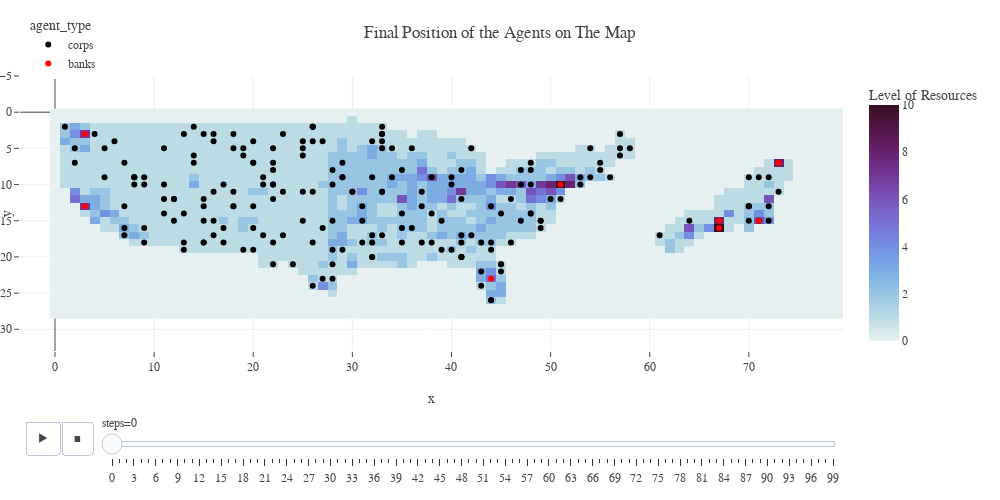

The notebook cell this image was saved under:
### Code cell
def plot_agent_movement(model, agent_position_df):

    temp = dict(layout=go.Layout(font=dict(family="Franklin Gothic", size = 12)))
    map_a = model.static_map.currencyA_map_init
    map_b = model.static_map.currencyB_map_init
    world_map = map_a + map_b


    fig = px.scatter(agent_position_df, 
                    x = "x", 
                    y = "y", 
                    animation_frame = "steps", 
                    animation_group = "agent_id", 
                    color = "agent_type", 
                    color_discrete_sequence = ["black", "red", "green"],
                    hover_name = "agent_type")

    fig.add_heatmap(z = world_map, 
                    colorscale='dense', 
                    colorbar=dict(title='Level of Resources'))

    fig.update_yaxes(range = [agent_position_df['y'].max() + 5, agent_position_df['y'].min() - 5])

    fig.update_layout(template = temp,
                    title_text = 'Final Position of the Agents on The Map',
                    hovermode = 'closest', 
                    margin = dict(l = 20, r = 20, t = 50, b = 20),
                    height = 500, 
                    width = 1000, 
                    showlegend = True, 
                    legend = dict(yanchor = "bottom", 
                                    y = 0.99,
                                    xanchor = "left",
                                    x = 0.01))
    return fig


plot_agent_movement(model, agent_position_df)

### Figure 1 — Plotly figure (JSON) as saved in the notebook; plotly's stock layout.template omitted (floating-point values rounded to 4 significant figures; data arrays with more than 128 entries replaced by an {"elided": "..."} marker saying what was removed)
{"data": [{"hovertemplate": "<b>%{hovertext}</b><br><br>agent_type=corps<br>steps=0<br>x=%{x}<br>y=%{y}<extra></extra>", "hovertext": {"elided": "200 str values"}, "ids": {"elided": "200 int values"}, "legendgroup": "corps", "marker": {"color": "black", "symbol": "circle"}, "mode": "markers", "name": "corps", "orientation": "v", "showlegend": true, "type": "scatter", "x": {"elided": "200 int values"}, "xaxis": "x", "y": {"elided": "200 int values"}, "yaxis": "y"}, {"hovertemplate": "<b>%{hovertext}</b><br><br>agent_type=banks<br>steps=0<br>x=%{x}<br>y=%{y}<extra></extra>", "hovertext": ["banks", "banks", "banks", "banks", "banks", "banks", "banks", "banks"], "ids": [4842, 4843, 4844, 4845, 4846, 4847, 4848, 4849], "legendgroup": "banks", "marker": {"color": "red", "symbol": "circle"}, "mode": "markers", "name": "banks", "orientation": "v", "showlegend": true, "type": "scatter", "x": [3, 3, 51, 44, 67, 71, 67, 73], "xaxis": "x", "y": [13, 3, 10, 23, 16, 15, 15, 7], "yaxis": "y"}, {"colorbar": {"title": {"text": "Level of Resources"}}, "colorscale": [[0, "rgb(230, 240, 240)"], [0.09091, "rgb(191, 221, 229)"], [0.1818, "rgb(156, 201, 226)"], [0.2727, "rgb(129, 180, 227)"], [0.3636, "rgb(115, 154, 228)"], [0.4545, "rgb(117, 127, 221)"], [0.5455, "rgb(120, 100, 202)"], [0.6364, "rgb(119, 74, 175)"], [0.7273, "rgb(113, 50, 141)"], [0.8182, "rgb(100, 31, 104)"], [0.9091, "rgb(80, 20, 66)"], [1, "rgb(54, 14, 36)"]], "type": "heatmap", "z": {"elided": "29x80 int values"}}], "layout": {"height": 500, "hovermode": "closest", "legend": {"title": {"text": "agent_type"}, "tracegroupgap": 0, "x": 0.01, "xanchor": "left", "y": 0.99, "yanchor": "bottom"}, "margin": {"b": 20, "l": 20, "r": 20, "t": 50}, "showlegend": true, "sliders": [{"active": 0, "currentvalue": {"prefix": "steps="}, "len": 0.9, "pad": {"b": 10, "t": 60}, "steps": [{"args": [["0"], {"frame": {"duration": 0, "redraw": false}, "fromcurrent": true, "mode": "immediate", "transition": {"duration": 0, "easing": "linear"}}], "label": "0", "method": "animate"}, {"args": [["1"], {"frame": {"duration": 0, "redraw": false}, "fromcurrent": true, "mode": "immediate", "transition": {"duration": 0, "easing": "linear"}}], "label": "1", "method": "animate"}, {"args": [["2"], {"frame": {"duration": 0, "redraw": false}, "fromcurrent": true, "mode": "immediate", "transition": {"duration": 0, "easing": "linear"}}], "label": "2", "method": "animate"}, {"args": [["3"], {"frame": {"duration": 0, "redraw": false}, "fromcurrent": true, "mode": "immediate", "transition": {"duration": 0, "easing": "linear"}}], "label": "3", "method": "animate"}, {"args": [["4"], {"frame": {"duration": 0, "redraw": false}, "fromcurrent": true, "mode": "immediate", "transition": {"duration": 0, "easing": "linear"}}], "label": "4", "method": "animate"}, {"args": [["5"], {"frame": {"duration": 0, "redraw": false}, "fromcurrent": true, "mode": "immediate", "transition": {"duration": 0, "easing": "linear"}}], "label": "5", "method": "animate"}, {"args": [["6"], {"frame": {"duration": 0, "redraw": false}, "fromcurrent": true, "mode": "immediate", "transition": {"duration": 0, "easing": "linear"}}], "label": "6", "method": "animate"}, {"args": [["7"], {"frame": {"duration": 0, "redraw": false}, "fromcurrent": true, "mode": "immediate", "transition": {"duration": 0, "easing": "linear"}}], "label": "7", "method": "animate"}, {"args": [["8"], {"frame": {"duration": 0, "redraw": false}, "fromcurrent": true, "mode": "immediate", "transition": {"duration": 0, "easing": "linear"}}], "label": "8", "method": "animate"}, {"args": [["9"], {"frame": {"duration": 0, "redraw": false}, "fromcurrent": true, "mode": "immediate", "transition": {"duration": 0, "easing": "linear"}}], "label": "9", "method": "animate"}, {"args": [["10"], {"frame": {"duration": 0, "redraw": false}, "fromcurrent": true, "mode": "immediate", "transition": {"duration": 0, "easing": "linear"}}], "label": "10", "method": "animate"}, {"args": [["11"], {"frame": {"duration": 0, "redraw": false}, "fromcurrent": true, "mode": "immediate", "transition": {"duration": 0, "easing": "linear"}}], "label": "11", "method": "animate"}, {"args": [["12"], {"frame": {"duration": 0, "redraw": false}, "fromcurrent": true, "mode": "immediate", "transition": {"duration": 0, "easing": "linear"}}], "label": "12", "method": "animate"}, {"args": [["13"], {"frame": {"duration": 0, "redraw": false}, "fromcurrent": true, "mode": "immediate", "transition": {"duration": 0, "easing": "linear"}}], "label": "13", "method": "animate"}, {"args": [["14"], {"frame": {"duration": 0, "redraw": false}, "fromcurrent": true, "mode": "immediate", "transition": {"duration": 0, "easing": "linear"}}], "label": "14", "method": "animate"}, {"args": [["15"], {"frame": {"duration": 0, "redraw": false}, "fromcurrent": true, "mode": "immediate", "transition": {"duration": 0, "easing": "linear"}}], "label": "15", "method": "animate"}, {"args": [["16"], {"frame": {"duration": 0, "redraw": false}, "fromcurrent": true, "mode": "immediate", "transition": {"duration": 0, "easing": "linear"}}], "label": "16", "method": "animate"}, {"args": [["17"], {"frame": {"duration": 0, "redraw": false}, "fromcurrent": true, "mode": "immediate", "transition": {"duration": 0, "easing": "linear"}}], "label": "17", "method": "animate"}, {"args": [["18"], {"frame": {"duration": 0, "redraw": false}, "fromcurrent": true, "mode": "immediate", "transition": {"duration": 0, "easing": "linear"}}], "label": "18", "method": "animate"}, {"args": [["19"], {"frame": {"duration": 0, "redraw": false}, "fromcurrent": true, "mode": "immediate", "transition": {"duration": 0, "easing": "linear"}}], "label": "19", "method": "animate"}, {"args": [["20"], {"frame": {"duration": 0, "redraw": false}, "fromcurrent": true, "mode": "immediate", "transition": {"duration": 0, "easing": "linear"}}], "label": "20", "method": "animate"}, {"args": [["21"], {"frame": {"duration": 0, "redraw": false}, "fromcurrent": true, "mode": "immediate", "transition": {"duration": 0, "easing": "linear"}}], "label": "21", "method": "animate"}, {"args": [["22"], {"frame": {"duration": 0, "redraw": false}, "fromcurrent": true, "mode": "immediate", "transition": {"duration": 0, "easing": "linear"}}], "label": "22", "method": "animate"}, {"args": [["23"], {"frame": {"duration": 0, "redraw": false}, "fromcurrent": true, "mode": "immediate", "transition": {"duration": 0, "easing": "linear"}}], "label": "23", "method": "animate"}, {"args": [["24"], {"frame": {"duration": 0, "redraw": false}, "fromcurrent": true, "mode": "immediate", "transition": {"duration": 0, "easing": "linear"}}], "label": "24", "method": "animate"}, {"args": [["25"], {"frame": {"duration": 0, "redraw": false}, "fromcurrent": true, "mode": "immediate", "transition": {"duration": 0, "easing": "linear"}}], "label": "25", "method": "animate"}, {"args": [["26"], {"frame": {"duration": 0, "redraw": false}, "fromcurrent": true, "mode": "immediate", "transition": {"duration": 0, "easing": "linear"}}], "label": "26", "method": "animate"}, {"args": [["27"], {"frame": {"duration": 0, "redraw": false}, "fromcurrent": true, "mode": "immediate", "transition": {"duration": 0, "easing": "linear"}}], "label": "27", "method": "animate"}, {"args": [["28"], {"frame": {"duration": 0, "redraw": false}, "fromcurrent": true, "mode": "immediate", "transition": {"duration": 0, "easing": "linear"}}], "label": "28", "method": "animate"}, {"args": [["29"], {"frame": {"duration": 0, "redraw": false}, "fromcurrent": true, "mode": "immediate", "transition": {"duration": 0, "easing": "linear"}}], "label": "29", "method": "animate"}, {"args": [["30"], {"frame": {"duration": 0, "redraw": false}, "fromcurrent": true, "mode": "immediate", "transition": {"duration": 0, "easing": "linear"}}], "label": "30", "method": "animate"}, {"args": [["31"], {"frame": {"duration": 0, "redraw": false}, "fromcurrent": true, "mode": "immediate", "transition": {"duration": 0, "easing": "linear"}}], "label": "31", "method": "animate"}, {"args": [["32"], {"frame": {"duration": 0, "redraw": false}, "fromcurrent": true, "mode": "immediate", "transition": {"duration": 0, "easing": "linear"}}], "label": "32", "method": "animate"}, {"args": [["33"], {"frame": {"duration": 0, "redraw": false}, "fromcurrent": true, "mode": "immediate", "transition": {"duration": 0, "easing": "linear"}}], "label": "33", "method": "animate"}, {"args": [["34"], {"frame": {"duration": 0, "redraw": false}, "fromcurrent": true, "mode": "immediate", "transition": {"duration": 0, "easing": "linear"}}], "label": "34", "method": "animate"}, {"args": [["35"], {"frame": {"duration": 0, "redraw": false}, "fromcurrent": true, "mode": "immediate", "transition": {"duration": 0, "easing": "linear"}}], "label": "35", "method": "animate"}, {"args": [["36"], {"frame": {"duration": 0, "redraw": false}, "fromcurrent": true, "mode": "immediate", "transition": {"duration": 0, "easing": "linear"}}], "label": "36", "method": "animate"}, {"args": [["37"], {"frame": {"duration": 0, "redraw": false}, "fromcurrent": true, "mode": "immediate", "transition": {"duration": 0, "easing": "linear"}}], "label": "37", "method": "animate"}, {"args": [["38"], {"frame": {"duration": 0, "redraw": false}, "fromcurrent": true, "mode": "immediate", "transition": {"duration": 0, "easing": "linear"}}], "label": "38", "method": "animate"}, {"args": [["39"], {"frame": {"duration": 0, "redraw": false}, "fromcurrent": true, "mode": "immediate", "transition": {"duration": 0, "easing": "linear"}}], "label": "39", "method": "animate"}, {"args": [["40"], {"frame": {"duration": 0, "redraw": false}, "fromcurrent": true, "mode": "immediate", "transition": {"duration": 0, "easing": "linear"}}], "label": "40", "method": "animate"}, {"args": [["41"], {"frame": {"duration": 0, "redraw": false}, "fromcurrent": true, "mode": "immediate", "transition": {"duration": 0, "easing": "linear"}}], "label": "41", "method": "animate"}, {"args": [["42"], {"frame": {"duration": 0, "redraw": false}, "fromcurrent": true, "mode": "immediate", "transition": {"duration": 0, "easing": "linear"}}], "label": "42", "method": "animate"}, {"args": [["43"], {"frame": {"duration": 0, "redraw": false}, "fromcurrent": true, "mode": "immediate", "transition": {"duration": 0, "easing": "linear"}}], "label": "43", "method": "animate"}, {"args": [["44"], {"frame": {"duration": 0, "redraw": false}, "fromcurrent": true, "mode": "immediate", "transition": {"duration": 0, "easing": "linear"}}], "label": "44", "method": "animate"}, {"args": [["45"], {"frame": {"duration": 0, "redraw": false}, "fromcurrent": true, "mode": "immediate", "transition": {"duration": 0, "easing": "linear"}}], "label": "45", "method": "animate"}, {"args": [["46"], {"frame": {"duration": 0, "redraw": false}, "fromcurrent": true, "mode": "immediate", "transition": {"duration": 0, "easing": "linear"}}], "label": "46", "method": "animate"}, {"args": [["47"], {"frame": {"duration": 0, "redraw": false}, "fromcurrent": true, "mode": "immediate", "transition": {"duration": 0, "easing": "linear"}}], "label": "47", "method": "animate"}, {"args": [["48"], {"frame": {"duration": 0, "redraw": false}, "fromcurrent": true, "mode": "immediate", "transition": {"duration": 0, "easing": "linear"}}], "label": "48", "method": "animate"}, {"args": [["49"], {"frame": {"duration": 0, "redraw": false}, "fromcurrent": true, "mode": "immediate", "transition": {"duration": 0, "easing": "linear"}}], "label": "49", "method": "animate"}, {"args": [["50"], {"frame": {"duration": 0, "redraw": false}, "fromcurrent": true, "mode": "immediate", "transition": {"duration": 0, "easing": "linear"}}], "label": "50", "method": "animate"}, {"args": [["51"], {"frame": {"duration": 0, "redraw": false}, "fromcurrent": true, "mode": "immediate", "transition": {"duration": 0, "easing": "linear"}}], "label": "51", "method": "animate"}, {"args": [["52"], {"frame": {"duration": 0, "redraw": false}, "fromcurrent": true, "mode": "immediate", "transition": {"duration": 0, "easing": "linear"}}], "label": "52", "method": "animate"}, {"args": [["53"], {"frame": {"duration": 0, "redraw": false}, "fromcurrent": true, "mode": "immediate", "transition": {"duration": 0, "easing": "linear"}}], "label": "53", "method": "animate"}, {"args": [["54"], {"frame": {"duration": 0, "redraw": false}, "fromcurrent": true, "mode": "immediate", "transition": {"duration": 0, "easing": "linear"}}], "label": "54", "method": "animate"}, {"args": [["55"], {"frame": {"duration": 0, "redraw": false}, "fromcurrent": true, "mode": "immediate", "transition": {"duration": 0, "easing": "linear"}}], "label": "55", "method": "animate"}, {"args": [["56"], {"frame": {"duration": 0, "redraw": false}, "fromcurrent": true, "mode": "immediate", "transition": {"duration": 0, "easing": "linear"}}], "label": "56", "method": "animate"}, {"args": [["57"], {"frame": {"duration": 0, "redraw": false}, "fromcurrent": true, "mode": "immediate", "transition": {"duration": 0, "easing": "linear"}}], "label": "57", "method": "animate"}, {"args": [["58"], {"frame": {"duration": 0, "redraw": false}, "fromcurrent": true, "mode": "immediate", "transition": {"duration": 0, "easing": "linear"}}], "label": "58", "method": "animate"}, {"args": [["59"], {"frame": {"duration": 0, "redraw": false}, "fromcurrent": true, "mode": "immediate", "transition": {"duration": 0, "easing": "linear"}}], "label": "59", "method": "animate"}, {"args": [["60"], {"frame": {"duration": 0, "redraw": false}, "fromcurrent": true, "mode": "immediate", "transition": {"duration": 0, "easing": "linear"}}], "label": "60", "method": "animate"}, {"args": [["61"], {"frame": {"duration": 0, "redraw": false}, "fromcurrent": true, "mode": "immediate", "transition": {"duration": 0, "easing": "linear"}}], "label": "61", "method": "animate"}, {"args": [["62"], {"frame": {"duration": 0, "redraw": false}, "fromcurrent": true, "mode": "immediate", "transition": {"duration": 0, "easing": "linear"}}], "label": "62", "method": "animate"}, {"args": [["63"], {"frame": {"duration": 0, "redraw": false}, "fromcurrent": true, "mode": "immediate", "transition": {"duration": 0, "easing": "linear"}}], "label": "63", "method": "animate"}, {"args": [["64"], {"frame": {"duration": 0, "redraw": false}, "fromcurrent": true, "mode": "immediate", "transition": {"duration": 0, "easing": "linear"}}], "label": "64", "method": "animate"}, {"args": [["65"], {"frame": {"duration": 0, "redraw": false}, "fromcurrent": true, "mode": "immediate", "transition": {"duration": 0, "easing": "linear"}}], "label": "65", "method": "animate"}, {"args": [["66"], {"frame": {"duration": 0, "redraw": false}, "fromcurrent": true, "mode": "immediate", "transition": {"duration": 0, "easing": "linear"}}], "label": "66", "method": "animate"}, {"args": [["67"], {"frame": {"duration": 0, "redraw": false}, "fromcurrent": true, "mode": "immediate", "transition": {"duration": 0, "easing": "linear"}}], "label": "67", "method": "animate"}, {"args": [["68"], {"frame": {"duration": 0, "redraw": false}, "fromcurrent": true, "mode": "immediate", "transition": {"duration": 0, "easing": "linear"}}], "label": "68", "method": "animate"}, {"args": [["69"], {"frame": {"duration": 0, "redraw": false}, "fromcurrent": true, "mode": "immediate", "transition": {"duration": 0, "easing": "linear"}}], "label": "69", "method": "animate"}, {"args": [["70"], {"frame": {"duration": 0, "redraw": false}, "fromcurrent": true, "mode": "immediate", "transition": {"duration": 0, "easing": "linear"}}], "label": "70", "method": "animate"}, {"args": [["71"], {"frame": {"duration": 0, "redraw": false}, "fromcurrent": true, "mode": "immediate", "transition": {"duration": 0, "easing": "linear"}}], "label": "71", "method": "animate"}, {"args": [["72"], {"frame": {"duration": 0, "redraw": false}, "fromcurrent": true, "mode": "immediate", "transition": {"duration": 0, "easing": "linear"}}], "label": "72", "method": "animate"}, {"args": [["73"], {"frame": {"duration": 0, "redraw": false}, "fromcurrent": true, "mode": "immediate", "transition": {"duration": 0, "easing": "linear"}}], "label": "73", "method": "animate"}, {"args": [["74"], {"frame": {"duration": 0, "redraw": false}, "fromcurrent": true, "mode": "immediate", "transition": {"duration": 0, "easing": "linear"}}], "label": "74", "method": "animate"}, {"args": [["75"], {"frame": {"duration": 0, "redraw": false}, "fromcurrent": true, "mode": "immediate", "transition": {"duration": 0, "easing": "linear"}}], "label": "75", "method": "animate"}, {"args": [["76"], {"frame": {"duration": 0, "redraw": false}, "fromcurrent": true, "mode": "immediate", "transition": {"duration": 0, "easing": "linear"}}], "label": "76", "method": "animate"}, {"args": [["77"], {"frame": {"duration": 0, "redraw": false}, "fromcurrent": true, "mode": "immediate", "transition": {"duration": 0, "easing": "linear"}}], "label": "77", "method": "animate"}, {"args": [["78"], {"frame": {"duration": 0, "redraw": false}, "fromcurrent": true, "mode": "immediate", "transition": {"duration": 0, "easing": "linear"}}], "label": "78", "method": "animate"}, {"args": [["79"], {"frame": {"duration": 0, "redraw": false}, "fromcurrent": true, "mode": "immediate", "transition": {"duration": 0, "easing": "linear"}}], "label": "79", "method": "animate"}, {"args": [["80"], {"frame": {"duration": 0, "redraw": false}, "fromcurrent": true, "mode": "immediate", "transition": {"duration": 0, "easing": "linear"}}], "label": "80", "method": "animate"}, {"args": [["81"], {"frame": {"duration": 0, "redraw": false}, "fromcurrent": true, "mode": "immediate", "transition": {"duration": 0, "easing": "linear"}}], "label": "81", "method": "animate"}, {"args": [["82"], {"frame": {"duration": 0, "redraw": false}, "fromcurrent": true, "mode": "immediate", "transition": {"duration": 0, "easing": "linear"}}], "label": "82", "method": "animate"}, {"args": [["83"], {"frame": {"duration": 0, "redraw": false}, "fromcurrent": true, "mode": "immediate", "transition": {"duration": 0, "easing": "linear"}}], "label": "83", "method": "animate"}, {"args": [["84"], {"frame": {"duration": 0, "redraw": false}, "fromcurrent": true, "mode": "immediate", "transition": {"duration": 0, "easing": "linear"}}], "label": "84", "method": "animate"}, {"args": [["85"], {"frame": {"duration": 0, "redraw": false}, "fromcurrent": true, "mode": "immediate", "transition": {"duration": 0, "easing": "linear"}}], "label": "85", "method": "animate"}, {"args": [["86"], {"frame": {"duration": 0, "redraw": false}, "fromcurrent": true, "mode": "immediate", "transition": {"duration": 0, "easing": "linear"}}], "label": "86", "method": "animate"}, {"args": [["87"], {"frame": {"duration": 0, "redraw": false}, "fromcurrent": true, "mode": "immediate", "transition": {"duration": 0, "easing": "linear"}}], "label": "87", "method": "animate"}, {"args": [["88"], {"frame": {"duration": 0, "redraw": false}, "fromcurrent": true, "mode": "immediate", "transition": {"duration": 0, "easing": "linear"}}], "label": "88", "method": "animate"}, {"args": [["89"], {"frame": {"duration": 0, "redraw": false}, "fromcurrent": true, "mode": "immediate", "transition": {"duration": 0, "easing": "linear"}}], "label": "89", "method": "animate"}, {"args": [["90"], {"frame": {"duration": 0, "redraw": false}, "fromcurrent": true, "mode": "immediate", "transition": {"duration": 0, "easing": "linear"}}], "label": "90", "method": "animate"}, {"args": [["91"], {"frame": {"duration": 0, "redraw": false}, "fromcurrent": true, "mode": "immediate", "transition": {"duration": 0, "easing": "linear"}}], "label": "91", "method": "animate"}, {"args": [["92"], {"frame": {"duration": 0, "redraw": false}, "fromcurrent": true, "mode": "immediate", "transition": {"duration": 0, "easing": "linear"}}], "label": "92", "method": "animate"}, {"args": [["93"], {"frame": {"duration": 0, "redraw": false}, "fromcurrent": true, "mode": "immediate", "transition": {"duration": 0, "easing": "linear"}}], "label": "93", "method": "animate"}, {"args": [["94"], {"frame": {"duration": 0, "redraw": false}, "fromcurrent": true, "mode": "immediate", "transition": {"duration": 0, "easing": "linear"}}], "label": "94", "method": "animate"}, {"args": [["95"], {"frame": {"duration": 0, "redraw": false}, "fromcurrent": true, "mode": "immediate", "transition": {"duration": 0, "easing": "linear"}}], "label": "95", "method": "animate"}, {"args": [["96"], {"frame": {"duration": 0, "redraw": false}, "fromcurrent": true, "mode": "immediate", "transition": {"duration": 0, "easing": "linear"}}], "label": "96", "method": "animate"}, {"args": [["97"], {"frame": {"duration": 0, "redraw": false}, "fromcurrent": true, "mode": "immediate", "transition": {"duration": 0, "easing": "linear"}}], "label": "97", "method": "animate"}, {"args": [["98"], {"frame": {"duration": 0, "redraw": false}, "fromcurrent": true, "mode": "immediate", "transition": {"duration": 0, "easing": "linear"}}], "label": "98", "method": "animate"}, {"args": [["99"], {"frame": {"duration": 0, "redraw": false}, "fromcurrent": true, "mode": "immediate", "transition": {"duration": 0, "easing": "linear"}}], "label": "99", "method": "animate"}], "x": 0.1, "xanchor": "left", "y": 0, "yanchor": "top"}], "title": {"text": "Final Position of the Agents on The Map"}, "updatemenus": [{"buttons": [{"args": [null, {"frame": {"duration": 500, "redraw": false}, "fromcurrent": true, "mode": "immediate", "transition": {"duration": 500, "easing": "linear"}}], "label": "&#9654;", "method": "animate"}, {"args": [[null], {"frame": {"duration": 0, "redraw": false}, "fromcurrent": true, "mode": "immediate", "transition": {"duration": 0, "easing": "linear"}}], "label": "&#9724;", "method": "animate"}], "direction": "left", "pad": {"r": 10, "t": 70}, "showactive": false, "type": "buttons", "x": 0.1, "xanchor": "right", "y": 0, "yanchor": "top"}], "width": 1000, "xaxis": {"anchor": "y", "domain": [0, 1], "title": {"text": "x"}}, "yaxis": {"anchor": "x", "domain": [0, 1], "range": [33, -5], "title": {"text": "y"}}}}
